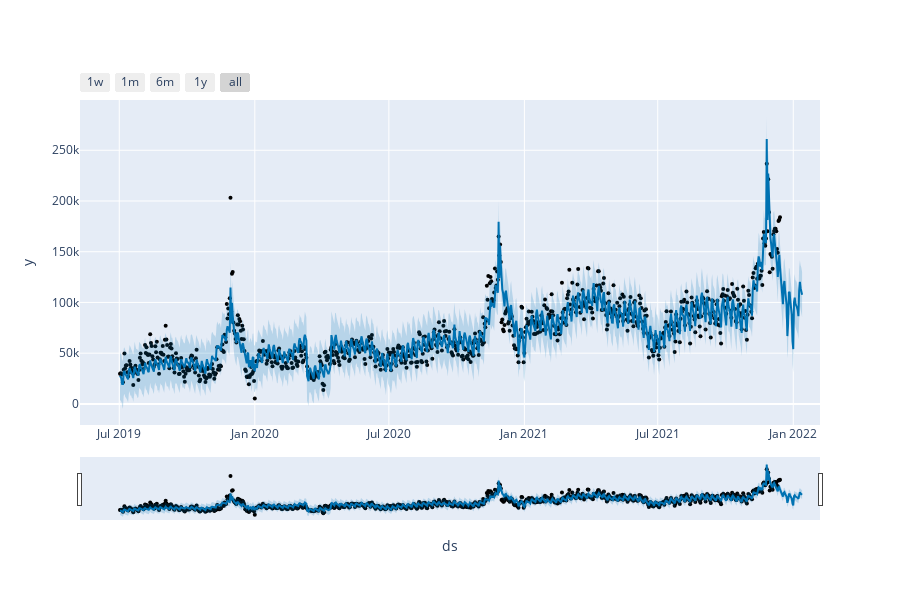

The notebook cell saved with this chart:
### Code cell
plot_plotly(m, forecast)

### Figure 1 — Plotly figure (JSON) as saved in the notebook; plotly's stock layout.template omitted (floating-point values rounded to 4 significant figures; data arrays with more than 128 entries replaced by an {"elided": "..."} marker saying what was removed)
{"data": [{"marker": {"color": "black", "size": 4}, "mode": "markers", "name": "Actual", "type": "scatter", "x": {"elided": "893 str values"}, "y": {"elided": "893 float values"}}, {"hoverinfo": "skip", "line": {"width": 0}, "mode": "lines", "type": "scatter", "x": {"elided": "923 str values"}, "y": {"elided": "923 float values"}}, {"fill": "tonexty", "fillcolor": "rgba(0, 114, 178, 0.2)", "line": {"color": "#0072B2", "width": 2}, "mode": "lines", "name": "Predicted", "type": "scatter", "x": {"elided": "923 str values"}, "y": {"elided": "923 float values"}}, {"fill": "tonexty", "fillcolor": "rgba(0, 114, 178, 0.2)", "hoverinfo": "skip", "line": {"width": 0}, "mode": "lines", "type": "scatter", "x": {"elided": "923 str values"}, "y": {"elided": "923 float values"}}], "layout": {"height": 600, "showlegend": false, "width": 900, "xaxis": {"autorange": true, "range": ["2019-05-08 16:43:38.1818", "2022-02-06 07:16:21.8182"], "rangeselector": {"buttons": [{"count": 7, "label": "1w", "step": "day", "stepmode": "backward"}, {"count": 1, "label": "1m", "step": "month", "stepmode": "backward"}, {"count": 6, "label": "6m", "step": "month", "stepmode": "backward"}, {"count": 1, "label": "1y", "step": "year", "stepmode": "backward"}, {"step": "all"}]}, "rangeslider": {"autorange": true, "range": ["2019-05-08 16:43:38.1818", "2022-02-06 07:16:21.8182"], "visible": true, "yaxis": {"_template": null, "rangemode": "match"}}, "title": {"text": "ds"}, "type": "date"}, "yaxis": {"autorange": true, "range": [-20790.0, 299500.0], "title": {"text": "y"}, "type": "linear"}}}
